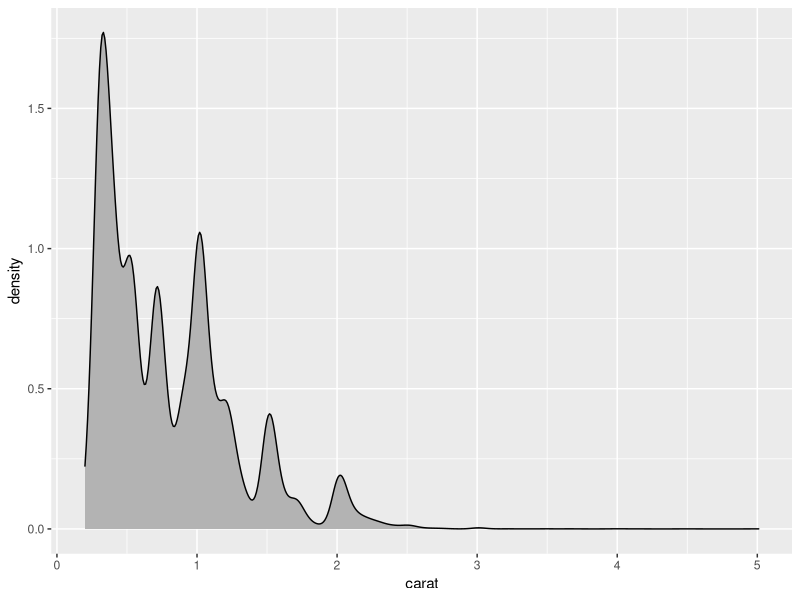
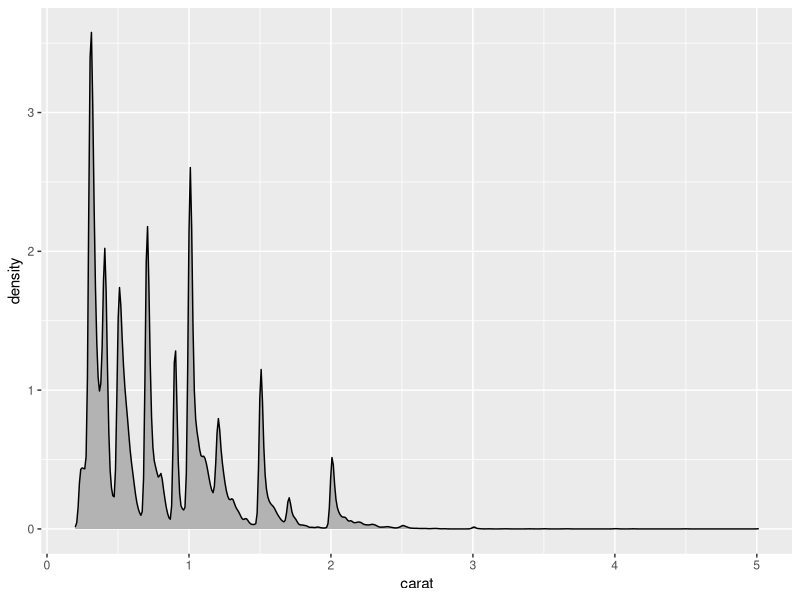
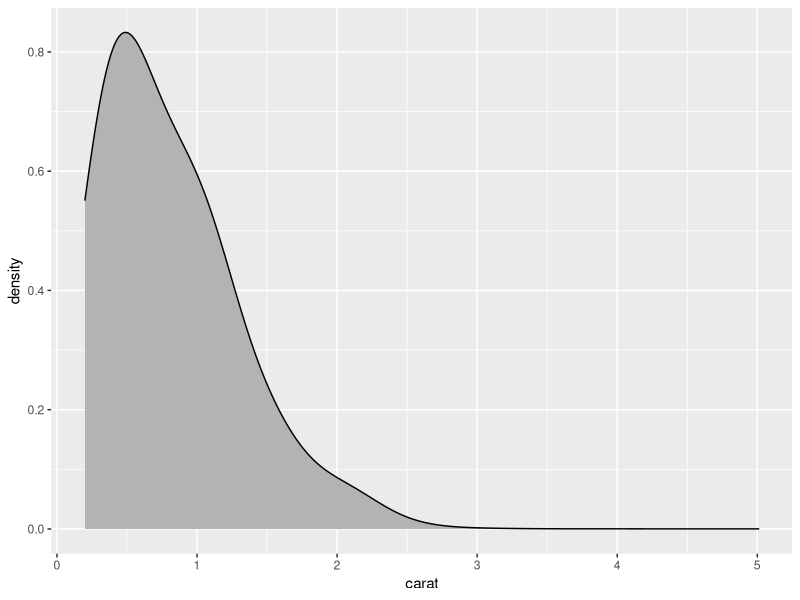
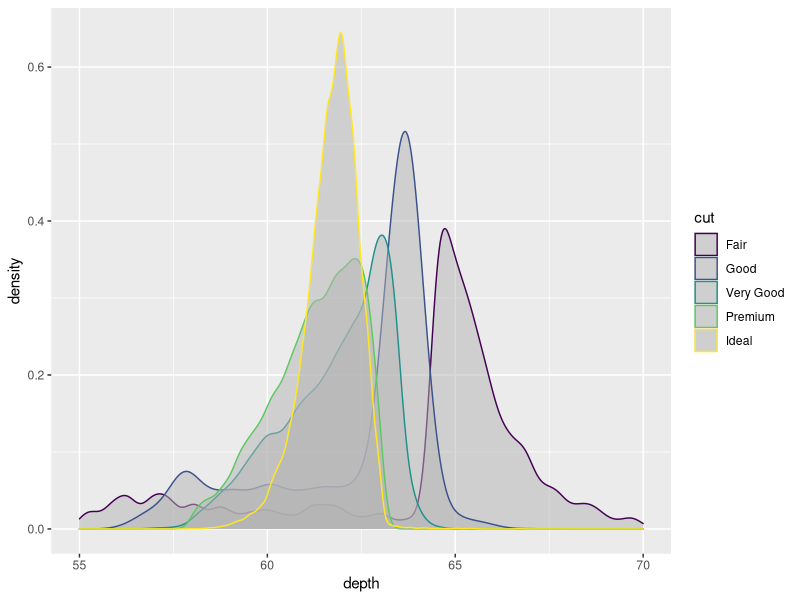
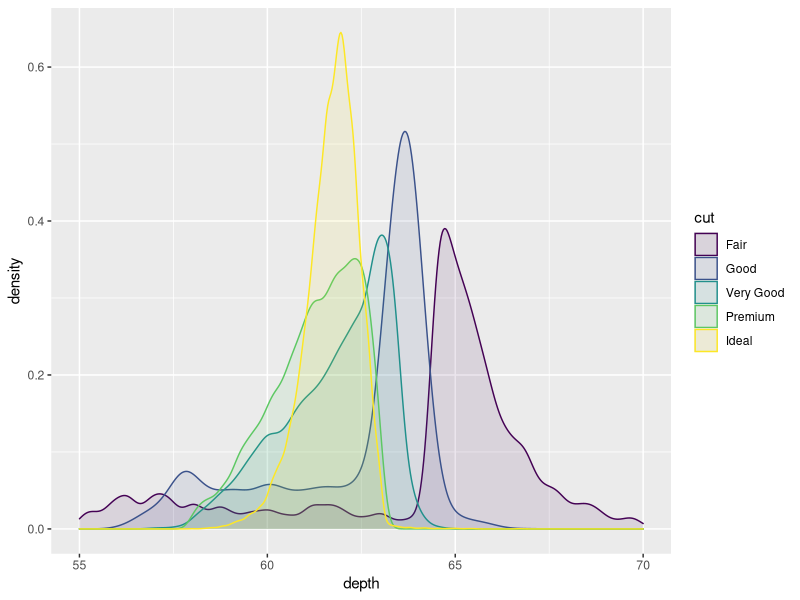

Recreate these plots in R, in order.
library(ggridges)


### Name: geom_density_line
### Title: Smoothed density estimates drawn with a ridgeline rather than
###   area
### Aliases: geom_density_line GeomDensityLine
### Keywords: datasets

### ** Examples

library(ggplot2)
ggplot(diamonds, aes(carat)) +
  geom_density_line()

ggplot(diamonds, aes(carat)) +
  geom_density_line(adjust = 1/5)
ggplot(diamonds, aes(carat)) +
  geom_density_line(adjust = 5)

ggplot(diamonds, aes(depth, colour = cut)) +
  geom_density_line(alpha = 0.5) +
  xlim(55, 70)
ggplot(diamonds, aes(depth, fill = cut, colour = cut)) +
  geom_density_line(alpha = 0.1) +
  xlim(55, 70)
